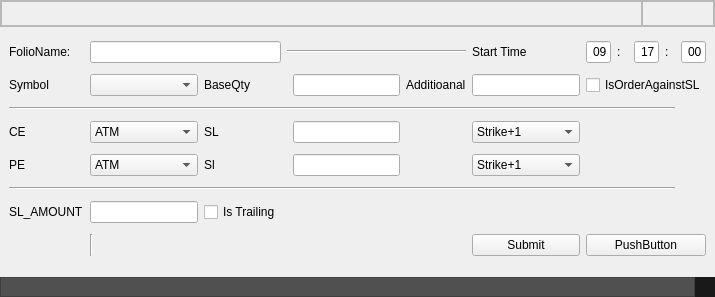
<?xml version="1.0" encoding="UTF-8"?>
<ui version="4.0">
 <class>MainWindow</class>
 <widget class="QMainWindow" name="MainWindow">
  <property name="geometry">
   <rect>
    <x>0</x>
    <y>0</y>
    <width>715</width>
    <height>297</height>
   </rect>
  </property>
  <property name="windowTitle">
   <string>MainWindow</string>
  </property>
  <widget class="QWidget" name="centralwidget">
   <layout class="QGridLayout" name="gridLayout">
    <property name="leftMargin">
     <number>0</number>
    </property>
    <property name="topMargin">
     <number>0</number>
    </property>
    <property name="rightMargin">
     <number>0</number>
    </property>
    <property name="bottomMargin">
     <number>0</number>
    </property>
    <property name="spacing">
     <number>0</number>
    </property>
    <item row="0" column="0" colspan="2">
     <widget class="QFrame" name="headerFrame">
      <property name="sizePolicy">
       <sizepolicy hsizetype="Expanding" vsizetype="Maximum">
        <horstretch>0</horstretch>
        <verstretch>0</verstretch>
       </sizepolicy>
      </property>
      <property name="minimumSize">
       <size>
        <width>0</width>
        <height>0</height>
       </size>
      </property>
      <property name="styleSheet">
       <string notr="true"/>
      </property>
      <property name="frameShape">
       <enum>QFrame::StyledPanel</enum>
      </property>
      <property name="frameShadow">
       <enum>QFrame::Raised</enum>
      </property>
      <layout class="QGridLayout" name="gridLayout_2">
       <property name="leftMargin">
        <number>0</number>
       </property>
       <property name="topMargin">
        <number>0</number>
       </property>
       <property name="rightMargin">
        <number>0</number>
       </property>
       <property name="bottomMargin">
        <number>0</number>
       </property>
       <property name="spacing">
        <number>0</number>
       </property>
       <item row="0" column="0">
        <widget class="QFrame" name="frame_2">
         <property name="sizePolicy">
          <sizepolicy hsizetype="Expanding" vsizetype="Preferred">
           <horstretch>0</horstretch>
           <verstretch>0</verstretch>
          </sizepolicy>
         </property>
         <property name="minimumSize">
          <size>
           <width>0</width>
           <height>25</height>
          </size>
         </property>
         <property name="maximumSize">
          <size>
           <width>16777215</width>
           <height>25</height>
          </size>
         </property>
         <property name="styleSheet">
          <string notr="true"/>
         </property>
         <property name="frameShape">
          <enum>QFrame::StyledPanel</enum>
         </property>
         <property name="frameShadow">
          <enum>QFrame::Raised</enum>
         </property>
        </widget>
       </item>
       <item row="0" column="1" alignment="Qt::AlignRight|Qt::AlignTop">
        <widget class="QFrame" name="btnframe">
         <property name="sizePolicy">
          <sizepolicy hsizetype="Maximum" vsizetype="Fixed">
           <horstretch>0</horstretch>
           <verstretch>0</verstretch>
          </sizepolicy>
         </property>
         <property name="minimumSize">
          <size>
           <width>0</width>
           <height>25</height>
          </size>
         </property>
         <property name="maximumSize">
          <size>
           <width>16777215</width>
           <height>25</height>
          </size>
         </property>
         <property name="frameShape">
          <enum>QFrame::StyledPanel</enum>
         </property>
         <property name="frameShadow">
          <enum>QFrame::Raised</enum>
         </property>
         <layout class="QHBoxLayout" name="horizontalLayout">
          <property name="spacing">
           <number>0</number>
          </property>
          <property name="leftMargin">
           <number>0</number>
          </property>
          <property name="topMargin">
           <number>0</number>
          </property>
          <property name="rightMargin">
           <number>0</number>
          </property>
          <property name="bottomMargin">
           <number>0</number>
          </property>
          <item alignment="Qt::AlignTop">
           <widget class="QPushButton" name="bt_min">
            <property name="sizePolicy">
             <sizepolicy hsizetype="Preferred" vsizetype="Preferred">
              <horstretch>35</horstretch>
              <verstretch>25</verstretch>
             </sizepolicy>
            </property>
            <property name="minimumSize">
             <size>
              <width>35</width>
              <height>25</height>
             </size>
            </property>
            <property name="styleSheet">
             <string notr="true">QPushButton {
  background-color: transparent;
  border: 1px solid transparent;

}
QPushButton:hover {
  background-color: #148CD2;    
}
</string>
            </property>
            <property name="text">
             <string/>
            </property>
            <property name="icon">
             <iconset resource="../icons/icons.qrc">
              <normaloff>:/icon1/minus.svg</normaloff>:/icon1/minus.svg</iconset>
            </property>
            <property name="iconSize">
             <size>
              <width>15</width>
              <height>15</height>
             </size>
            </property>
           </widget>
          </item>
          <item alignment="Qt::AlignRight|Qt::AlignTop">
           <widget class="QPushButton" name="bt_close">
            <property name="sizePolicy">
             <sizepolicy hsizetype="Preferred" vsizetype="Preferred">
              <horstretch>35</horstretch>
              <verstretch>25</verstretch>
             </sizepolicy>
            </property>
            <property name="minimumSize">
             <size>
              <width>35</width>
              <height>25</height>
             </size>
            </property>
            <property name="styleSheet">
             <string notr="true">QPushButton {
  background-color: transparent;
  border: 1px solid transparent;

}
QPushButton:hover {
  background-color: #148CD2;    
}
</string>
            </property>
            <property name="text">
             <string/>
            </property>
            <property name="icon">
             <iconset resource="../icons/icons.qrc">
              <normaloff>:/icon1/x.svg</normaloff>:/icon1/x.svg</iconset>
            </property>
            <property name="iconSize">
             <size>
              <width>15</width>
              <height>15</height>
             </size>
            </property>
           </widget>
          </item>
         </layout>
        </widget>
       </item>
      </layout>
     </widget>
    </item>
    <item row="2" column="0">
     <widget class="QFrame" name="frame_3">
      <property name="styleSheet">
       <string notr="true">background-color: rgb(80, 80, 80);
  border-radius: 0
px;</string>
      </property>
      <property name="frameShape">
       <enum>QFrame::StyledPanel</enum>
      </property>
      <property name="frameShadow">
       <enum>QFrame::Raised</enum>
      </property>
     </widget>
    </item>
    <item row="2" column="1">
     <widget class="QFrame" name="frameGrip">
      <property name="minimumSize">
       <size>
        <width>20</width>
        <height>20</height>
       </size>
      </property>
      <property name="maximumSize">
       <size>
        <width>20</width>
        <height>20</height>
       </size>
      </property>
      <property name="styleSheet">
       <string notr="true">background-color: rgb(25,25,25);
  border-radius: 0px;</string>
      </property>
      <property name="frameShape">
       <enum>QFrame::StyledPanel</enum>
      </property>
      <property name="frameShadow">
       <enum>QFrame::Raised</enum>
      </property>
     </widget>
    </item>
    <item row="1" column="0" colspan="2">
     <widget class="QWidget" name="widget" native="true">
      <layout class="QGridLayout" name="gridLayout_3">
       <item row="6" column="0">
        <widget class="QLabel" name="label_12">
         <property name="text">
          <string>SL_AMOUNT</string>
         </property>
        </widget>
       </item>
       <item row="0" column="0">
        <widget class="QLabel" name="label">
         <property name="text">
          <string>FolioName: </string>
         </property>
        </widget>
       </item>
       <item row="6" column="1">
        <widget class="QLineEdit" name="lineEdit_9"/>
       </item>
       <item row="4" column="4">
        <widget class="QLineEdit" name="lineEdit_7"/>
       </item>
       <item row="1" column="4">
        <widget class="QLineEdit" name="lineEdit_5"/>
       </item>
       <item row="1" column="6">
        <widget class="QLineEdit" name="lineEdit_8"/>
       </item>
       <item row="7" column="7" colspan="5">
        <widget class="QPushButton" name="pushButton_2">
         <property name="text">
          <string>PushButton</string>
         </property>
        </widget>
       </item>
       <item row="0" column="7">
        <widget class="QLineEdit" name="lineEdit_2">
         <property name="maximumSize">
          <size>
           <width>25</width>
           <height>16777215</height>
          </size>
         </property>
         <property name="text">
          <string>09</string>
         </property>
         <property name="alignment">
          <set>Qt::AlignRight|Qt::AlignTrailing|Qt::AlignVCenter</set>
         </property>
        </widget>
       </item>
       <item row="4" column="0">
        <widget class="QLabel" name="label_7">
         <property name="text">
          <string>PE</string>
         </property>
        </widget>
       </item>
       <item row="3" column="1">
        <widget class="QComboBox" name="comboBox_2">
         <item>
          <property name="text">
           <string>ATM</string>
          </property>
         </item>
        </widget>
       </item>
       <item row="7" column="6">
        <widget class="QPushButton" name="pushButton">
         <property name="text">
          <string>Submit</string>
         </property>
        </widget>
       </item>
       <item row="5" column="0" colspan="11">
        <widget class="Line" name="line_4">
         <property name="orientation">
          <enum>Qt::Horizontal</enum>
         </property>
        </widget>
       </item>
       <item row="0" column="11">
        <widget class="QLineEdit" name="lineEdit_4">
         <property name="maximumSize">
          <size>
           <width>25</width>
           <height>16777215</height>
          </size>
         </property>
         <property name="text">
          <string>00</string>
         </property>
         <property name="alignment">
          <set>Qt::AlignRight|Qt::AlignTrailing|Qt::AlignVCenter</set>
         </property>
        </widget>
       </item>
       <item row="3" column="0">
        <widget class="QLabel" name="label_6">
         <property name="text">
          <string>CE</string>
         </property>
        </widget>
       </item>
       <item row="1" column="2">
        <widget class="QLabel" name="label_5">
         <property name="text">
          <string>BaseQty</string>
         </property>
        </widget>
       </item>
       <item row="2" column="0" colspan="11">
        <widget class="Line" name="line_3">
         <property name="orientation">
          <enum>Qt::Horizontal</enum>
         </property>
        </widget>
       </item>
       <item row="1" column="1">
        <widget class="QComboBox" name="comboBox"/>
       </item>
       <item row="1" column="5">
        <widget class="QLabel" name="label_10">
         <property name="text">
          <string>Additioanal</string>
         </property>
        </widget>
       </item>
       <item row="0" column="6">
        <widget class="QLabel" name="label_11">
         <property name="text">
          <string>Start Time</string>
         </property>
        </widget>
       </item>
       <item row="6" column="2">
        <widget class="QCheckBox" name="checkBox">
         <property name="text">
          <string>Is Trailing</string>
         </property>
        </widget>
       </item>
       <item row="0" column="9">
        <widget class="QLineEdit" name="lineEdit_3">
         <property name="maximumSize">
          <size>
           <width>25</width>
           <height>16777215</height>
          </size>
         </property>
         <property name="text">
          <string>17</string>
         </property>
         <property name="alignment">
          <set>Qt::AlignRight|Qt::AlignTrailing|Qt::AlignVCenter</set>
         </property>
        </widget>
       </item>
       <item row="1" column="0">
        <widget class="QLabel" name="label_2">
         <property name="text">
          <string>Symbol</string>
         </property>
        </widget>
       </item>
       <item row="4" column="2">
        <widget class="QLabel" name="label_9">
         <property name="text">
          <string>Sl</string>
         </property>
        </widget>
       </item>
       <item row="4" column="1">
        <widget class="QComboBox" name="comboBox_3">
         <item>
          <property name="text">
           <string>ATM</string>
          </property>
         </item>
        </widget>
       </item>
       <item row="7" column="1">
        <widget class="Line" name="line_2">
         <property name="orientation">
          <enum>Qt::Vertical</enum>
         </property>
        </widget>
       </item>
       <item row="0" column="8">
        <widget class="QLabel" name="label_3">
         <property name="text">
          <string>:</string>
         </property>
        </widget>
       </item>
       <item row="3" column="2">
        <widget class="QLabel" name="label_8">
         <property name="text">
          <string>SL</string>
         </property>
        </widget>
       </item>
       <item row="0" column="10">
        <widget class="QLabel" name="label_4">
         <property name="text">
          <string>:</string>
         </property>
        </widget>
       </item>
       <item row="3" column="4">
        <widget class="QLineEdit" name="lineEdit_6"/>
       </item>
       <item row="1" column="7" colspan="5">
        <widget class="QCheckBox" name="checkBox_2">
         <property name="text">
          <string>IsOrderAgainstSL</string>
         </property>
        </widget>
       </item>
       <item row="3" column="6">
        <widget class="QComboBox" name="comboBox_4">
         <item>
          <property name="text">
           <string>Strike+1</string>
          </property>
         </item>
        </widget>
       </item>
       <item row="4" column="6">
        <widget class="QComboBox" name="comboBox_5">
         <item>
          <property name="text">
           <string>Strike+1</string>
          </property>
         </item>
        </widget>
       </item>
       <item row="0" column="3" colspan="3">
        <widget class="Line" name="line">
         <property name="sizePolicy">
          <sizepolicy hsizetype="Expanding" vsizetype="Fixed">
           <horstretch>0</horstretch>
           <verstretch>0</verstretch>
          </sizepolicy>
         </property>
         <property name="orientation">
          <enum>Qt::Horizontal</enum>
         </property>
        </widget>
       </item>
       <item row="0" column="1" colspan="2">
        <widget class="QLineEdit" name="lineEdit"/>
       </item>
      </layout>
     </widget>
    </item>
   </layout>
  </widget>
  <action name="actionCSV">
   <property name="text">
    <string>CSV</string>
   </property>
  </action>
 </widget>
 <resources>
  <include location="../icons/icons.qrc"/>
 </resources>
 <connections/>
</ui>
